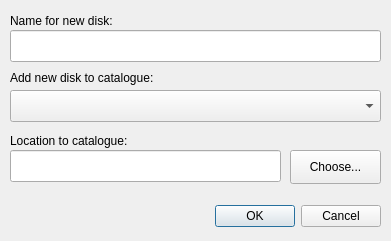
<?xml version="1.0" encoding="UTF-8"?>
<ui version="4.0">
 <class>NewDiskDialog</class>
 <widget class="QDialog" name="NewDiskDialog">
  <property name="geometry">
   <rect>
    <x>0</x>
    <y>0</y>
    <width>391</width>
    <height>241</height>
   </rect>
  </property>
  <property name="windowTitle">
   <string>New Disk</string>
  </property>
  <widget class="QDialogButtonBox" name="buttonBox">
   <property name="geometry">
    <rect>
     <x>40</x>
     <y>200</y>
     <width>341</width>
     <height>32</height>
    </rect>
   </property>
   <property name="orientation">
    <enum>Qt::Horizontal</enum>
   </property>
   <property name="standardButtons">
    <set>QDialogButtonBox::Cancel|QDialogButtonBox::Ok</set>
   </property>
  </widget>
  <widget class="QLabel" name="lNewDiskName">
   <property name="geometry">
    <rect>
     <x>10</x>
     <y>10</y>
     <width>371</width>
     <height>21</height>
    </rect>
   </property>
   <property name="text">
    <string>Name for new disk:</string>
   </property>
  </widget>
  <widget class="QLineEdit" name="editNewDiskName">
   <property name="geometry">
    <rect>
     <x>10</x>
     <y>30</y>
     <width>371</width>
     <height>32</height>
    </rect>
   </property>
  </widget>
  <widget class="QLineEdit" name="editLocation">
   <property name="geometry">
    <rect>
     <x>10</x>
     <y>150</y>
     <width>271</width>
     <height>32</height>
    </rect>
   </property>
  </widget>
  <widget class="QLabel" name="lCatPath">
   <property name="geometry">
    <rect>
     <x>10</x>
     <y>130</y>
     <width>371</width>
     <height>21</height>
    </rect>
   </property>
   <property name="text">
    <string>Location to catalogue:</string>
   </property>
  </widget>
  <widget class="QPushButton" name="chooseLocation">
   <property name="geometry">
    <rect>
     <x>290</x>
     <y>150</y>
     <width>91</width>
     <height>34</height>
    </rect>
   </property>
   <property name="text">
    <string>Choose...</string>
   </property>
  </widget>
  <widget class="QComboBox" name="comboBox">
   <property name="geometry">
    <rect>
     <x>10</x>
     <y>90</y>
     <width>371</width>
     <height>32</height>
    </rect>
   </property>
  </widget>
  <widget class="QLabel" name="lCatalogue">
   <property name="geometry">
    <rect>
     <x>10</x>
     <y>70</y>
     <width>371</width>
     <height>16</height>
    </rect>
   </property>
   <property name="text">
    <string>Add new disk to catalogue:</string>
   </property>
  </widget>
 </widget>
 <tabstops>
  <tabstop>editNewDiskName</tabstop>
  <tabstop>comboBox</tabstop>
  <tabstop>editLocation</tabstop>
  <tabstop>chooseLocation</tabstop>
 </tabstops>
 <resources/>
 <connections>
  <connection>
   <sender>buttonBox</sender>
   <signal>accepted()</signal>
   <receiver>NewDiskDialog</receiver>
   <slot>accept()</slot>
   <hints>
    <hint type="sourcelabel">
     <x>248</x>
     <y>254</y>
    </hint>
    <hint type="destinationlabel">
     <x>157</x>
     <y>274</y>
    </hint>
   </hints>
  </connection>
  <connection>
   <sender>buttonBox</sender>
   <signal>rejected()</signal>
   <receiver>NewDiskDialog</receiver>
   <slot>reject()</slot>
   <hints>
    <hint type="sourcelabel">
     <x>316</x>
     <y>260</y>
    </hint>
    <hint type="destinationlabel">
     <x>286</x>
     <y>274</y>
    </hint>
   </hints>
  </connection>
 </connections>
</ui>
